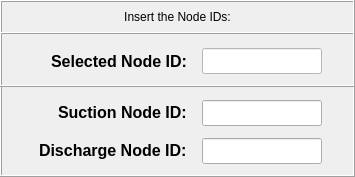
     <widget class="QFrame" name="frame_7">
      <property name="geometry">
       <rect>
        <x>68</x>
        <y>332</y>
        <width>355</width>
        <height>177</height>
       </rect>
      </property>
      <property name="frameShape">
       <enum>QFrame::Box</enum>
      </property>
      <property name="frameShadow">
       <enum>QFrame::Raised</enum>
      </property>
      <widget class="QLabel" name="label_7">
       <property name="geometry">
        <rect>
         <x>0</x>
         <y>0</y>
         <width>355</width>
         <height>34</height>
        </rect>
       </property>
       <property name="minimumSize">
        <size>
         <width>355</width>
         <height>34</height>
        </size>
       </property>
       <property name="maximumSize">
        <size>
         <width>355</width>
         <height>34</height>
        </size>
       </property>
       <property name="font">
        <font>
         <italic>false</italic>
        </font>
       </property>
       <property name="frameShape">
        <enum>QFrame::Box</enum>
       </property>
       <property name="frameShadow">
        <enum>QFrame::Raised</enum>
       </property>
       <property name="text">
        <string>Insert the Node IDs:</string>
       </property>
       <property name="alignment">
        <set>Qt::AlignCenter</set>
       </property>
      </widget>
      <widget class="QLineEdit" name="lineEdit_id_labels_2">
       <property name="enabled">
        <bool>false</bool>
       </property>
       <property name="geometry">
        <rect>
         <x>46</x>
         <y>100</y>
         <width>155</width>
         <height>25</height>
        </rect>
       </property>
       <property name="palette">
        <palette>
         <active>
          <colorrole role="WindowText">
           <brush brushstyle="SolidPattern">
            <color alpha="255">
             <red>0</red>
             <green>0</green>
             <blue>0</blue>
            </color>
           </brush>
          </colorrole>
          <colorrole role="Dark">
           <brush brushstyle="SolidPattern">
            <color alpha="255">
             <red>0</red>
             <green>0</green>
             <blue>0</blue>
            </color>
           </brush>
          </colorrole>
          <colorrole role="Text">
           <brush brushstyle="SolidPattern">
            <color alpha="255">
             <red>0</red>
             <green>0</green>
             <blue>0</blue>
            </color>
           </brush>
          </colorrole>
          <colorrole role="ButtonText">
           <brush brushstyle="SolidPattern">
            <color alpha="255">
             <red>0</red>
             <green>0</green>
             <blue>0</blue>
            </color>
           </brush>
          </colorrole>
         </active>
         <inactive>
          <colorrole role="WindowText">
           <brush brushstyle="SolidPattern">
            <color alpha="255">
             <red>0</red>
             <green>0</green>
             <blue>0</blue>
            </color>
           </brush>
          </colorrole>
          <colorrole role="Dark">
           <brush brushstyle="SolidPattern">
            <color alpha="255">
             <red>0</red>
             <green>0</green>
             <blue>0</blue>
            </color>
           </brush>
          </colorrole>
          <colorrole role="Text">
           <brush brushstyle="SolidPattern">
            <color alpha="255">
             <red>0</red>
             <green>0</green>
             <blue>0</blue>
            </color>
           </brush>
          </colorrole>
          <colorrole role="ButtonText">
           <brush brushstyle="SolidPattern">
            <color alpha="255">
             <red>0</red>
             <green>0</green>
             <blue>0</blue>
            </color>
           </brush>
          </colorrole>
         </inactive>
         <disabled>
          <colorrole role="WindowText">
           <brush brushstyle="SolidPattern">
            <color alpha="255">
             <red>0</red>
             <green>0</green>
             <blue>0</blue>
            </color>
           </brush>
          </colorrole>
          <colorrole role="Dark">
           <brush brushstyle="SolidPattern">
            <color alpha="255">
             <red>0</red>
             <green>0</green>
             <blue>0</blue>
            </color>
           </brush>
          </colorrole>
          <colorrole role="Text">
           <brush brushstyle="SolidPattern">
            <color alpha="255">
             <red>0</red>
             <green>0</green>
             <blue>0</blue>
            </color>
           </brush>
          </colorrole>
          <colorrole role="ButtonText">
           <brush brushstyle="SolidPattern">
            <color alpha="255">
             <red>0</red>
             <green>0</green>
             <blue>0</blue>
            </color>
           </brush>
          </colorrole>
         </disabled>
        </palette>
       </property>
       <property name="font">
        <font>
         <family>Arial</family>
         <pointsize>12</pointsize>
         <weight>75</weight>
         <italic>false</italic>
         <bold>true</bold>
        </font>
       </property>
       <property name="focusPolicy">
        <enum>Qt::ClickFocus</enum>
       </property>
       <property name="autoFillBackground">
        <bool>false</bool>
       </property>
       <property name="text">
        <string>Suction Node ID:</string>
       </property>
       <property name="frame">
        <bool>false</bool>
       </property>
       <property name="alignment">
        <set>Qt::AlignCenter</set>
       </property>
      </widget>
      <widget class="QLineEdit" name="lineEdit_discharge_node_ID">
       <property name="geometry">
        <rect>
         <x>202</x>
         <y>138</y>
         <width>120</width>
         <height>26</height>
        </rect>
       </property>
       <property name="minimumSize">
        <size>
         <width>0</width>
         <height>26</height>
        </size>
       </property>
       <property name="maximumSize">
        <size>
         <width>16777215</width>
         <height>26</height>
        </size>
       </property>
       <property name="font">
        <font>
         <family>Arial</family>
         <pointsize>12</pointsize>
         <weight>75</weight>
         <italic>true</italic>
         <bold>true</bold>
        </font>
       </property>
       <property name="focusPolicy">
        <enum>Qt::ClickFocus</enum>
       </property>
       <property name="styleSheet">
        <string notr="true">color: rgb(0, 0, 255);</string>
       </property>
       <property name="text">
        <string/>
       </property>
       <property name="alignment">
        <set>Qt::AlignCenter</set>
       </property>
      </widget>
      <widget class="QLineEdit" name="lineEdit_suction_node_ID">
       <property name="geometry">
        <rect>
         <x>202</x>
         <y>100</y>
         <width>120</width>
         <height>26</height>
        </rect>
       </property>
       <property name="minimumSize">
        <size>
         <width>0</width>
         <height>26</height>
        </size>
       </property>
       <property name="maximumSize">
        <size>
         <width>16777215</width>
         <height>26</height>
        </size>
       </property>
       <property name="font">
        <font>
         <family>Arial</family>
         <pointsize>12</pointsize>
         <weight>75</weight>
         <italic>true</italic>
         <bold>true</bold>
        </font>
       </property>
       <property name="focusPolicy">
        <enum>Qt::ClickFocus</enum>
       </property>
       <property name="styleSheet">
        <string notr="true">color: rgb(0, 0, 255);</string>
       </property>
       <property name="text">
        <string/>
       </property>
       <property name="alignment">
        <set>Qt::AlignCenter</set>
       </property>
      </widget>
      <widget class="QLineEdit" name="lineEdit_id_labels_3">
       <property name="enabled">
        <bool>false</bool>
       </property>
       <property name="geometry">
        <rect>
         <x>26</x>
         <y>138</y>
         <width>175</width>
         <height>25</height>
        </rect>
       </property>
       <property name="palette">
        <palette>
         <active>
          <colorrole role="WindowText">
           <brush brushstyle="SolidPattern">
            <color alpha="255">
             <red>0</red>
             <green>0</green>
             <blue>0</blue>
            </color>
           </brush>
          </colorrole>
          <colorrole role="Dark">
           <brush brushstyle="SolidPattern">
            <color alpha="255">
             <red>0</red>
             <green>0</green>
             <blue>0</blue>
            </color>
           </brush>
          </colorrole>
          <colorrole role="Text">
           <brush brushstyle="SolidPattern">
            <color alpha="255">
             <red>0</red>
             <green>0</green>
             <blue>0</blue>
            </color>
           </brush>
          </colorrole>
          <colorrole role="ButtonText">
           <brush brushstyle="SolidPattern">
            <color alpha="255">
             <red>0</red>
             <green>0</green>
             <blue>0</blue>
            </color>
           </brush>
          </colorrole>
         </active>
         <inactive>
          <colorrole role="WindowText">
           <brush brushstyle="SolidPattern">
            <color alpha="255">
             <red>0</red>
             <green>0</green>
             <blue>0</blue>
            </color>
           </brush>
          </colorrole>
          <colorrole role="Dark">
           <brush brushstyle="SolidPattern">
            <color alpha="255">
             <red>0</red>
             <green>0</green>
             <blue>0</blue>
            </color>
           </brush>
          </colorrole>
          <colorrole role="Text">
           <brush brushstyle="SolidPattern">
            <color alpha="255">
             <red>0</red>
             <green>0</green>
             <blue>0</blue>
            </color>
           </brush>
          </colorrole>
          <colorrole role="ButtonText">
           <brush brushstyle="SolidPattern">
            <color alpha="255">
             <red>0</red>
             <green>0</green>
             <blue>0</blue>
            </color>
           </brush>
          </colorrole>
         </inactive>
         <disabled>
          <colorrole role="WindowText">
           <brush brushstyle="SolidPattern">
            <color alpha="255">
             <red>0</red>
             <green>0</green>
             <blue>0</blue>
            </color>
           </brush>
          </colorrole>
          <colorrole role="Dark">
           <brush brushstyle="SolidPattern">
            <color alpha="255">
             <red>0</red>
             <green>0</green>
             <blue>0</blue>
            </color>
           </brush>
          </colorrole>
          <colorrole role="Text">
           <brush brushstyle="SolidPattern">
            <color alpha="255">
             <red>0</red>
             <green>0</green>
             <blue>0</blue>
            </color>
           </brush>
          </colorrole>
          <colorrole role="ButtonText">
           <brush brushstyle="SolidPattern">
            <color alpha="255">
             <red>0</red>
             <green>0</green>
             <blue>0</blue>
            </color>
           </brush>
          </colorrole>
         </disabled>
        </palette>
       </property>
       <property name="font">
        <font>
         <family>Arial</family>
         <pointsize>12</pointsize>
         <weight>75</weight>
         <italic>false</italic>
         <bold>true</bold>
        </font>
       </property>
       <property name="focusPolicy">
        <enum>Qt::ClickFocus</enum>
       </property>
       <property name="autoFillBackground">
        <bool>false</bool>
       </property>
       <property name="text">
        <string>Discharge Node ID:</string>
       </property>
       <property name="frame">
        <bool>false</bool>
       </property>
       <property name="alignment">
        <set>Qt::AlignCenter</set>
       </property>
      </widget>
      <widget class="QFrame" name="frame_8">
       <property name="geometry">
        <rect>
         <x>0</x>
         <y>32</y>
         <width>355</width>
         <height>55</height>
        </rect>
       </property>
       <property name="frameShape">
        <enum>QFrame::Box</enum>
       </property>
       <property name="frameShadow">
        <enum>QFrame::Raised</enum>
       </property>
       <widget class="QLineEdit" name="lineEdit_selected_node_ID">
        <property name="enabled">
         <bool>false</bool>
        </property>
        <property name="geometry">
         <rect>
          <x>202</x>
          <y>16</y>
          <width>120</width>
          <height>26</height>
         </rect>
        </property>
        <property name="maximumSize">
         <size>
          <width>16777215</width>
          <height>26</height>
         </size>
        </property>
        <property name="sizeIncrement">
         <size>
          <width>0</width>
          <height>26</height>
         </size>
        </property>
        <property name="font">
         <font>
          <family>Arial</family>
          <pointsize>12</pointsize>
          <weight>75</weight>
          <italic>true</italic>
          <bold>true</bold>
         </font>
        </property>
        <property name="focusPolicy">
         <enum>Qt::ClickFocus</enum>
        </property>
        <property name="styleSheet">
         <string notr="true">color: rgb(255, 0, 0);
background-color: rgb(255, 255, 255);</string>
        </property>
        <property name="alignment">
         <set>Qt::AlignCenter</set>
        </property>
       </widget>
       <widget class="QLineEdit" name="lineEdit_id_labels">
        <property name="enabled">
         <bool>false</bool>
        </property>
        <property name="geometry">
         <rect>
          <x>38</x>
          <y>16</y>
          <width>163</width>
          <height>26</height>
         </rect>
        </property>
        <property name="minimumSize">
         <size>
          <width>0</width>
          <height>26</height>
         </size>
        </property>
        <property name="maximumSize">
         <size>
          <width>16777215</width>
          <height>26</height>
         </size>
        </property>
        <property name="palette">
         <palette>
          <active>
           <colorrole role="WindowText">
            <brush brushstyle="SolidPattern">
             <color alpha="255">
              <red>0</red>
              <green>0</green>
              <blue>0</blue>
             </color>
            </brush>
           </colorrole>
           <colorrole role="Dark">
            <brush brushstyle="SolidPattern">
             <color alpha="255">
              <red>0</red>
              <green>0</green>
              <blue>0</blue>
             </color>
            </brush>
           </colorrole>
           <colorrole role="Text">
            <brush brushstyle="SolidPattern">
             <color alpha="255">
              <red>0</red>
              <green>0</green>
              <blue>0</blue>
             </color>
            </brush>
           </colorrole>
           <colorrole role="ButtonText">
            <brush brushstyle="SolidPattern">
             <color alpha="255">
              <red>0</red>
              <green>0</green>
              <blue>0</blue>
             </color>
            </brush>
           </colorrole>
          </active>
          <inactive>
           <colorrole role="WindowText">
            <brush brushstyle="SolidPattern">
             <color alpha="255">
              <red>0</red>
              <green>0</green>
              <blue>0</blue>
             </color>
            </brush>
           </colorrole>
           <colorrole role="Dark">
            <brush brushstyle="SolidPattern">
             <color alpha="255">
              <red>0</red>
              <green>0</green>
              <blue>0</blue>
             </color>
            </brush>
           </colorrole>
           <colorrole role="Text">
            <brush brushstyle="SolidPattern">
             <color alpha="255">
              <red>0</red>
              <green>0</green>
              <blue>0</blue>
             </color>
            </brush>
           </colorrole>
           <colorrole role="ButtonText">
            <brush brushstyle="SolidPattern">
             <color alpha="255">
              <red>0</red>
              <green>0</green>
              <blue>0</blue>
             </color>
            </brush>
           </colorrole>
          </inactive>
          <disabled>
           <colorrole role="WindowText">
            <brush brushstyle="SolidPattern">
             <color alpha="255">
              <red>0</red>
              <green>0</green>
              <blue>0</blue>
             </color>
            </brush>
           </colorrole>
           <colorrole role="Dark">
            <brush brushstyle="SolidPattern">
             <color alpha="255">
              <red>0</red>
              <green>0</green>
              <blue>0</blue>
             </color>
            </brush>
           </colorrole>
           <colorrole role="Text">
            <brush brushstyle="SolidPattern">
             <color alpha="255">
              <red>0</red>
              <green>0</green>
              <blue>0</blue>
             </color>
            </brush>
           </colorrole>
           <colorrole role="ButtonText">
            <brush brushstyle="SolidPattern">
             <color alpha="255">
              <red>0</red>
              <green>0</green>
              <blue>0</blue>
             </color>
            </brush>
           </colorrole>
          </disabled>
         </palette>
        </property>
        <property name="font">
         <font>
          <family>Arial</family>
          <pointsize>12</pointsize>
          <weight>75</weight>
          <italic>false</italic>
          <bold>true</bold>
         </font>
        </property>
        <property name="focusPolicy">
         <enum>Qt::ClickFocus</enum>
        </property>
        <property name="autoFillBackground">
         <bool>false</bool>
        </property>
        <property name="text">
         <string>Selected Node ID:</string>
        </property>
        <property name="frame">
         <bool>false</bool>
        </property>
        <property name="alignment">
         <set>Qt::AlignCenter</set>
        </property>
       </widget>
      </widget>
     </widget>
